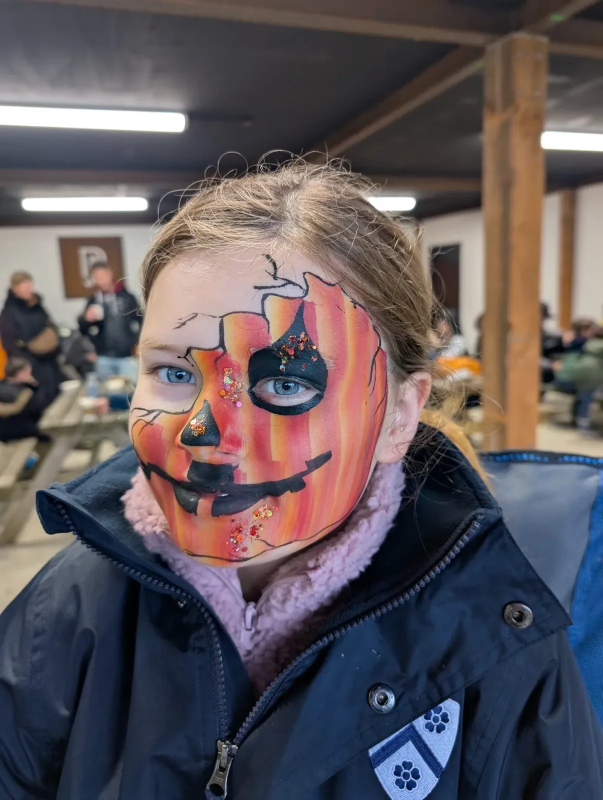
#> input picture img/g/pumpkin-face-1600.webp, 1205 x 1600 px, found by its file name (shown at 1/2 size)
$ python build_halloween_crops.py
#> lines starting #> are read from the running program, lines starting #| are printed output that depends on the picture
# -*- coding: utf-8 -*-
"""Face-centred crops of the Halloween photos for the new Halloween page (hw/): 4:5 for the cards, wide 1:1 for the photo line."""
from PIL import Image, ImageOps
UP = '/mnt/user-data/uploads/Painting Pixie Photos/Recommended for website/4 Halloween/'
C = [  # name, source, face centre x, y (fractions), crop width as fraction of photo width
 ('pumpkin', 'img/g/pumpkin-face-1600.webp', .42, .47, .86),
 ('skull-boy', 'img/g/skull-boy-1600.webp', .42, .47, .86),
 ('werewolf', 'img/g/werewolf-1600.webp', .48, .41, .52),
 ('princess', 'img/g/skeleton-crown-1600.webp', .47, .40, .68),
 ('devil-girl', 'img/g/red-devil-1600.webp', .50, .38, .72),
 ('half-skull', UP + 'C127-half-skull-boy.jpeg', .55, .48, .44),
 ('pumpkin-big-sister', 'img/g/pumpkin-sisters-1600.webp', .31, .27, .58),
 ('pumpkin-little-sister', 'img/g/pumpkin-sisters-1600.webp', .63, .52, .56),
 ('adult-skull', 'img/g/adult-skull-1600.webp', .50, .50, .95),
 ('monster', 'img/g/blue-monster-roar-1600.webp', .50, .42, .86),
]
for k, p, cx, cy, f in C:
    im = ImageOps.exif_transpose(Image.open(p)).convert('RGB'); W, H = im.size
#> further down, im is the input picture: PIL image 1205x1600 RGB; mean R, G, B 95.1, 87, 91.4
#> after `W, H = im.size`: W = 1205; H = 1600
    cw = f * W; ch = cw * 5 / 4
#> after `cw = f * W`: cw = 1036.3
#> after `ch = cw * 5 / 4`: ch = 1295.4
    if ch > H: ch = H; cw = ch * 4 / 5
    x0 = min(max(cx * W - cw / 2, 0), W - cw); y0 = min(max(cy * H - ch * .45, 0), H - ch)
#> after `x0 = min(max(cx * W - cw / 2, 0), W - cw)`: x0 = 0
#> after `y0 = min(max(cy * H - ch * 0.45, 0), H - ch)`: y0 = 169.1
    im.crop((round(x0), round(y0), round(x0 + cw), round(y0 + ch))).resize((880, 1100), Image.LANCZOS).save(f'hw/halloween-{k}.webp', 'WEBP', quality=82, method=6)
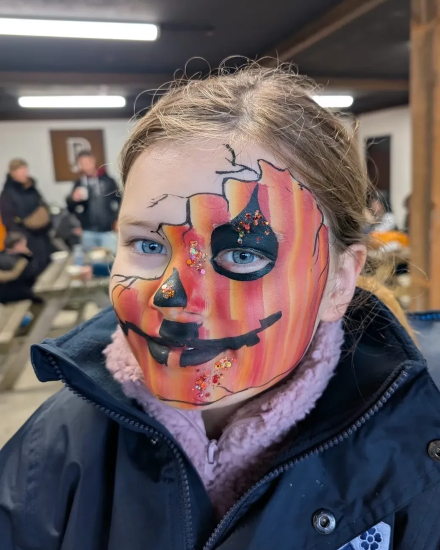
#> saved as halloween-pumpkin.webp: PIL image 880x1100 RGB (shown at 1/2 size); mean R, G, B 103.9, 91.5, 94.2
    # wide square version for the photo line: a little more around the face
    sw = min(f * 1.12 * W, W, H); x0 = min(max(cx * W - sw / 2, 0), W - sw); y0 = min(max(cy * H - sw * .45, 0), H - sw)
#> after `sw = min(f * 1.12 * W, W, H)`: sw = 1160.7
#> after `y0 = min(max(cy * H - sw * 0.45, 0), H - sw)`: y0 = 229.7
    im.crop((round(x0), round(y0), round(x0 + sw), round(y0 + sw))).resize((1000, 1000), Image.LANCZOS).save(f'hw/halloween-{k}-wide.webp', 'WEBP', quality=82, method=6)
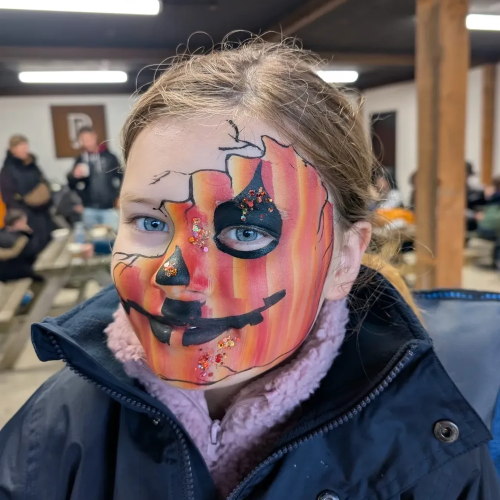
#> saved as halloween-pumpkin-wide.webp: PIL image 1000x1000 RGB (shown at 1/2 size); mean R, G, B 109.1, 95.4, 96.5
#> (the run stopped early here; a loop or call above may not have finished)
